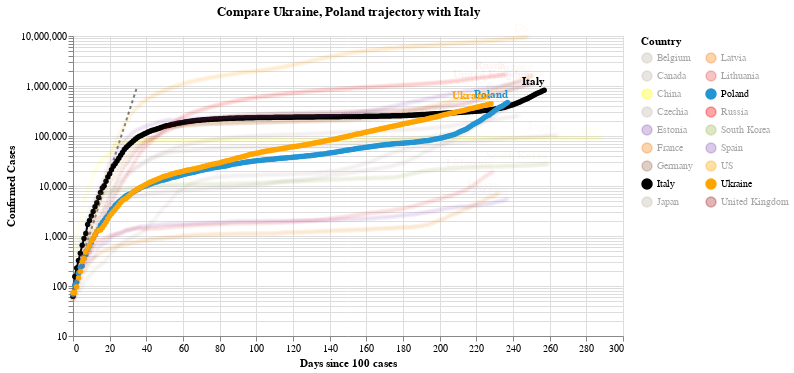

Here is the notebook cell this chart was saved with:
### Code cell
#hide_input
chart2 = make_since_chart(dff2, ['Ukraine', 'Poland'], baseline_countries)
chart2

### Figure 1 — Vega-Lite specification as saved in the notebook (floating-point values rounded to 4 significant figures; data arrays with more than 128 entries replaced by an {"elided": "..."} marker saying what was removed)
{"config": {"view": {"continuousWidth": 400, "continuousHeight": 300}}, "layer": [{"data": {"name": "data-628230001892d6798b50651be41d1b3e"}, "mark": {"type": "line", "color": "black", "opacity": 0.5, "strokeDash": [3, 3]}, "encoding": {"x": {"type": "quantitative", "field": "Days since 100 cases"}, "y": {"type": "quantitative", "field": "Confirmed Cases"}}}, {"data": {"name": "data-e0d4f63c07f1733d0fa15c80830dad52"}, "mark": {"type": "line", "point": true}, "encoding": {"color": {"type": "nominal", "field": "Country", "legend": {"columns": 2}, "scale": {"domain": ["Belgium", "Canada", "China", "Czechia", "Estonia", "France", "Germany", "Italy", "Japan", "Latvia", "Lithuania", "Poland", "Russia", "South Korea", "Spain", "US", "Ukraine", "United Kingdom"], "range": ["#C1B7AD", "#C1B7AD", "yellow", "#C1B7AD", "#9467bd", "#F58518", "#9D755D", "black", "#C1B7AD", "#F58518", "#E45756", "#2495D3", "red", "#A1BA59", "#9467bd", "orange", "orange", "brown"]}}, "opacity": {"condition": {"value": 1, "selection": "selector003"}, "value": 0.05}, "tooltip": [{"type": "nominal", "field": "Country"}, {"type": "temporal", "field": "Date"}, {"type": "quantitative", "field": "Confirmed Cases"}, {"type": "quantitative", "field": "Days since 100 cases"}], "x": {"type": "quantitative", "field": "Days since 100 cases"}, "y": {"type": "quantitative", "field": "Confirmed Cases", "scale": {"type": "log"}}}, "selection": {"selector003": {"type": "multi", "fields": ["Country"], "bind": "legend", "init": [{"Country": "Ukraine"}, {"Country": "Poland"}, {"Country": "Italy"}]}}, "width": 550}, {"data": {"name": "data-e0d4f63c07f1733d0fa15c80830dad52"}, "mark": {"type": "text", "align": "right", "dy": -8, "fontWeight": "bold"}, "encoding": {"color": {"type": "nominal", "field": "Country", "legend": {"columns": 2}, "scale": {"domain": ["Belgium", "Canada", "China", "Czechia", "Estonia", "France", "Germany", "Italy", "Japan", "Latvia", "Lithuania", "Poland", "Russia", "South Korea", "Spain", "US", "Ukraine", "United Kingdom"], "range": ["#C1B7AD", "#C1B7AD", "yellow", "#C1B7AD", "#9467bd", "#F58518", "#9D755D", "black", "#C1B7AD", "#F58518", "#E45756", "#2495D3", "red", "#A1BA59", "#9467bd", "orange", "orange", "brown"]}}, "opacity": {"condition": {"value": 1, "selection": "selector003"}, "value": 0.05}, "text": {"type": "nominal", "field": "Country"}, "tooltip": [{"type": "nominal", "field": "Country"}, {"type": "temporal", "field": "Date"}, {"type": "quantitative", "field": "Confirmed Cases"}, {"type": "quantitative", "field": "Days since 100 cases"}], "x": {"type": "quantitative", "field": "Days since 100 cases"}, "y": {"type": "quantitative", "field": "Confirmed Cases", "scale": {"type": "log"}}}, "transform": [{"filter": "(datum['Date'] >= 1604534400000)"}], "width": 550}], "title": "Compare Ukraine, Poland trajectory with Italy", "$schema": "https://vega.github.io/schema/vega-lite/v4.8.1.json", "datasets": {"data-628230001892d6798b50651be41d1b3e": [{"Days since 100 cases": 0, "Confirmed Cases": 100.0}, {"Days since 100 cases": 1, "Confirmed Cases": 130.0}, {"Days since 100 cases": 2, "Confirmed Cases": 169.0}, {"Days since 100 cases": 3, "Confirmed Cases": 219.7}, {"Days since 100 cases": 4, "Confirmed Cases": 285.6}, {"Days since 100 cases": 5, "Confirmed Cases": 371.3}, {"Days since 100 cases": 6, "Confirmed Cases": 482.7}, {"Days since 100 cases": 7, "Confirmed Cases": 627.5}, {"Days since 100 cases": 8, "Confirmed Cases": 815.7}, {"Days since 100 cases": 9, "Confirmed Cases": 1060.0}, {"Days since 100 cases": 10, "Confirmed Cases": 1379.0}, {"Days since 100 cases": 11, "Confirmed Cases": 1792.0}, {"Days since 100 cases": 12, "Confirmed Cases": 2330.0}, {"Days since 100 cases": 13, "Confirmed Cases": 3029.0}, {"Days since 100 cases": 14, "Confirmed Cases": 3937.0}, {"Days since 100 cases": 15, "Confirmed Cases": 5119.0}, {"Days since 100 cases": 16, "Confirmed Cases": 6654.0}, {"Days since 100 cases": 17, "Confirmed Cases": 8650.0}, {"Days since 100 cases": 18, "Confirmed Cases": 11250.0}, {"Days since 100 cases": 19, "Confirmed Cases": 14620.0}, {"Days since 100 cases": 20, "Confirmed Cases": 19000.0}, {"Days since 100 cases": 21, "Confirmed Cases": 24710.0}, {"Days since 100 cases": 22, "Confirmed Cases": 32120.0}, {"Days since 100 cases": 23, "Confirmed Cases": 41750.0}, {"Days since 100 cases": 24, "Confirmed Cases": 54280.0}, {"Days since 100 cases": 25, "Confirmed Cases": 70560.0}, {"Days since 100 cases": 26, "Confirmed Cases": 91730.0}, {"Days since 100 cases": 27, "Confirmed Cases": 119300.0}, {"Days since 100 cases": 28, "Confirmed Cases": 155000.0}, {"Days since 100 cases": 29, "Confirmed Cases": 201500.0}, {"Days since 100 cases": 30, "Confirmed Cases": 262000.0}, {"Days since 100 cases": 31, "Confirmed Cases": 340600.0}, {"Days since 100 cases": 32, "Confirmed Cases": 442800.0}, {"Days since 100 cases": 33, "Confirmed Cases": 575600.0}, {"Days since 100 cases": 34, "Confirmed Cases": 748300.0}, {"Days since 100 cases": 35, "Confirmed Cases": 972800.0}], "data-e0d4f63c07f1733d0fa15c80830dad52": {"elided": "4461 records"}}}
